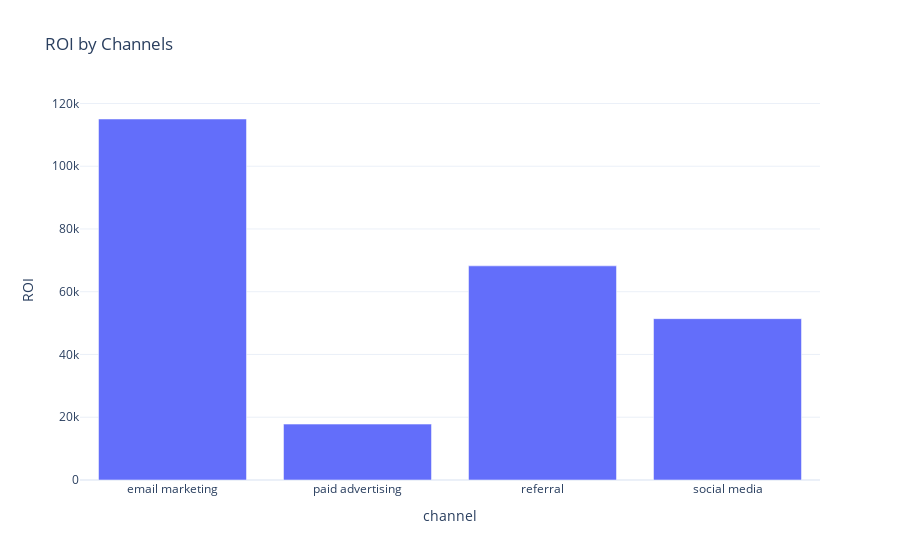

Write notebook code for a chart like this one.
### Code cell
fig = px.bar(ROI_by_channel, x = ROI_by_channel['channel'],
              y = ROI_by_channel['ROI'],
             title = 'ROI by Channels')
fig.show()

### Figure 1 — Plotly figure (JSON) as saved in the notebook; plotly's stock layout.template omitted (floating-point values rounded to 4 significant figures)
{"data": [{"alignmentgroup": "True", "hovertemplate": "channel=%{x}<br>ROI=%{y}<extra></extra>", "legendgroup": "", "marker": {"color": "#636efa", "pattern": {"shape": ""}}, "name": "", "offsetgroup": "", "orientation": "v", "showlegend": false, "textposition": "auto", "type": "bar", "x": ["email marketing", "paid advertising", "referral", "social media"], "xaxis": "x", "y": [115100.0, 17820.0, 68250.0, 51420.0], "yaxis": "y"}], "layout": {"barmode": "relative", "legend": {"tracegroupgap": 0}, "title": {"text": "ROI by Channels"}, "xaxis": {"anchor": "y", "domain": [0, 1], "title": {"text": "channel"}}, "yaxis": {"anchor": "x", "domain": [0, 1], "title": {"text": "ROI"}}}}
